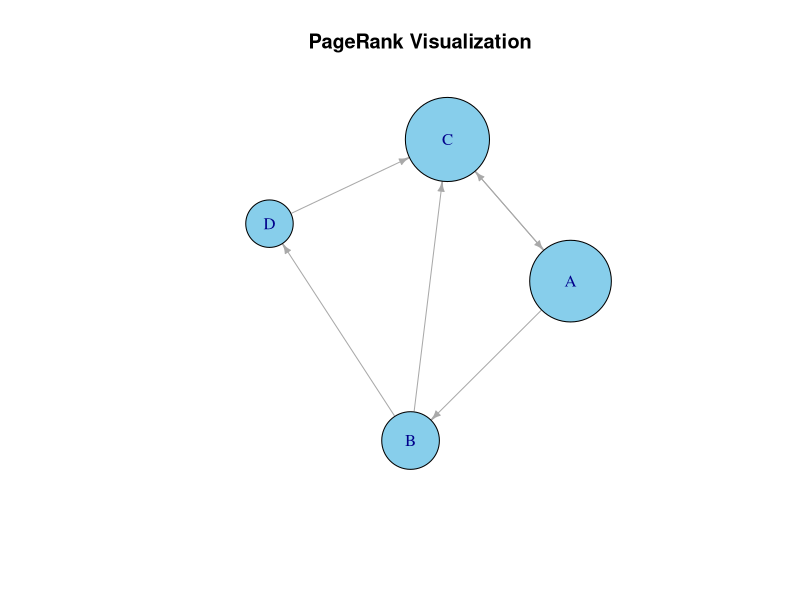
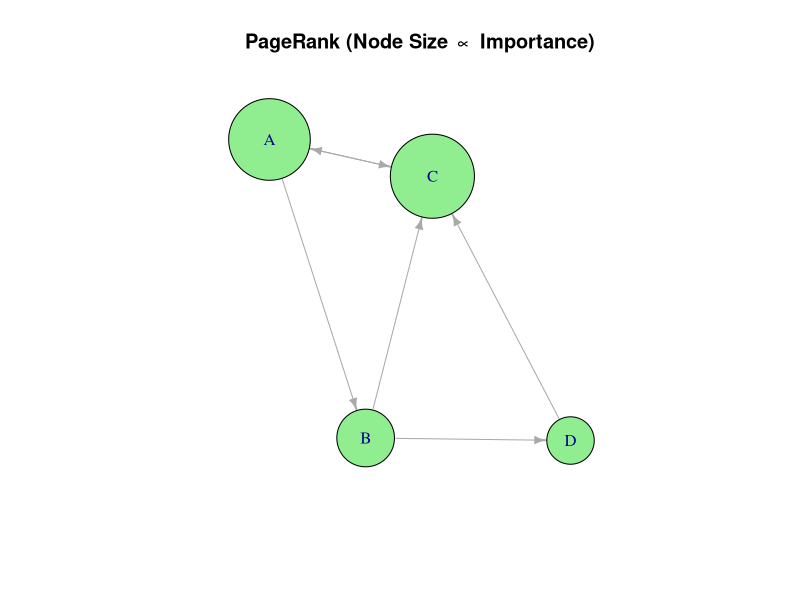
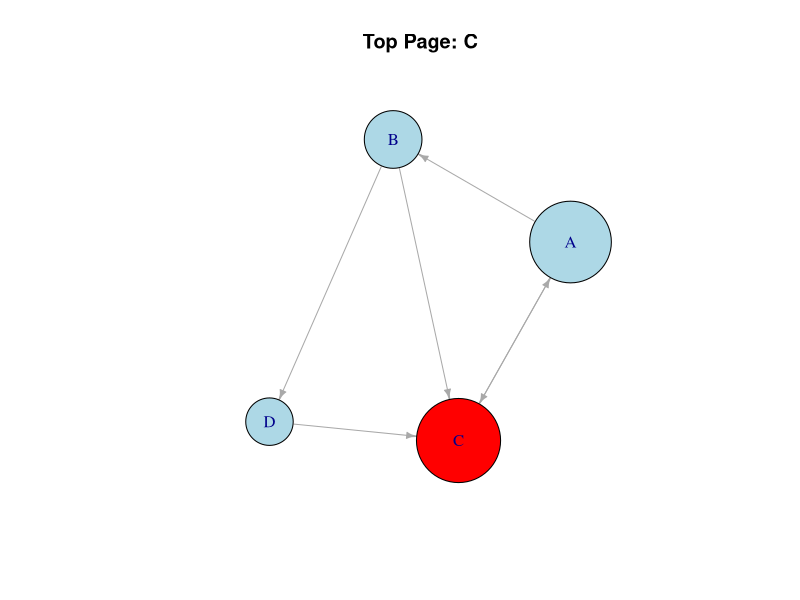

These charts were generated, in order, by the following R code:
install.packages("igraph")
library(igraph)

edges <- c("A","B", "A","C","B","C", "B","D","C","A","D","C")

# use the code below in place of g <- graph(edges,directed=TRUE) in case of a deprecated version
# edge_matrix <- matrix(edges,ncol=2,byrow=TRUE)
# g <- graph_from_edgelist(edge_matrix,directed=TRUE)

g <- graph(edges, directed=TRUE)
pr <- page_rank(g, damping = 0.85)

print(pr$vector)
V(g)$size <- 20 + 100 * pr$vector
V(g)$label <- names(pr$vector)
V(g)$color <- "skyblue"
E(g)$arrow.size <- 0.5
plot(g, main="PageRank Visualization")
plot(g,layout = layout_with_fr(g), vertex.size = V(g)$size,vertex.label = V(g)$label,vertex.color = "lightgreen",edge.arrow.size = 0.6,main = "PageRank (Node Size ∝ Importance)")

# Find highest PageRank node
top_node <- names(which.max(pr$vector))

# Color top node differently
V(g)$color <- ifelse(V(g)$name == top_node, "red", "lightblue")

plot(g,layout = layout_with_fr(g),vertex.size = V(g)$size,main = paste("Top Page:", top_node))
